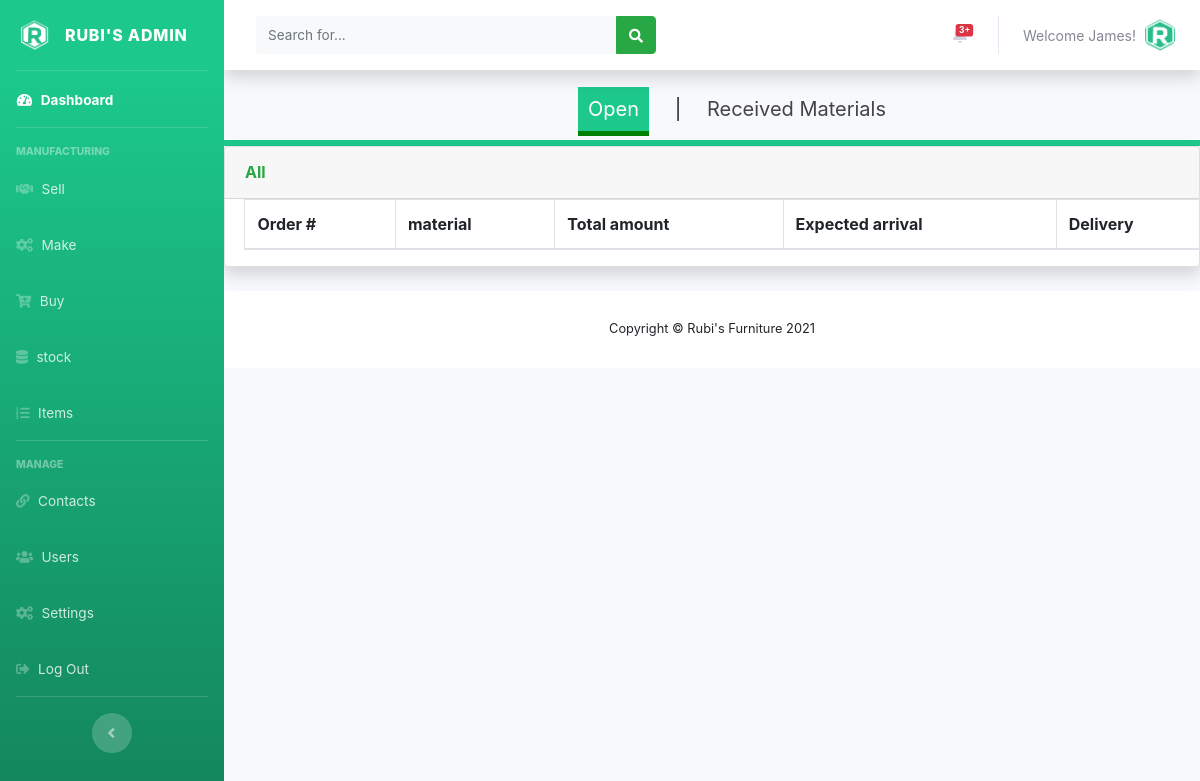
The page /admin/buymaterials.php (signed in) on the database as committed earlier.
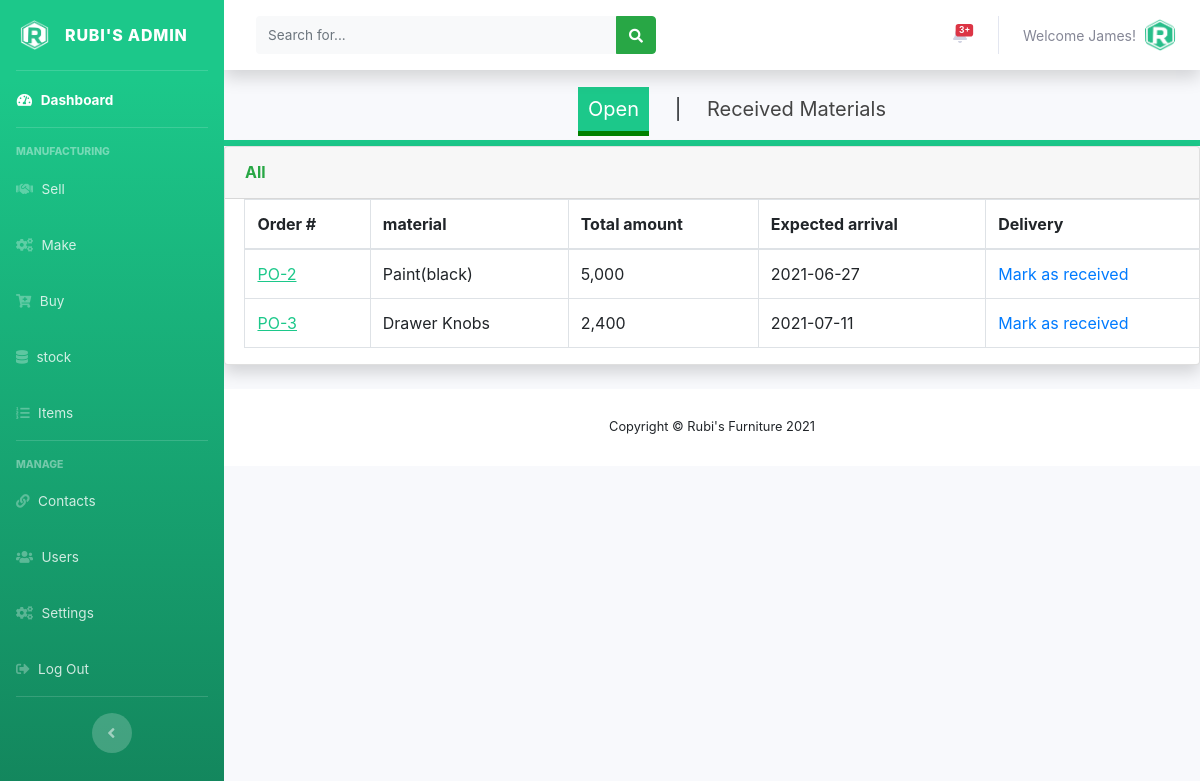
The same page on the database as committed later.
### tables this page shows
CREATE TABLE IF NOT EXISTS `users` (
  `user_id` int(11) NOT NULL AUTO_INCREMENT,
  `full_name` varchar(150) NOT NULL,
  `user_name` varchar(120) NOT NULL,
  `user_password` varchar(250) NOT NULL,
  `email` varchar(120) NOT NULL,
  `role` int(10) NOT NULL,
  `date_created` timestamp NOT NULL DEFAULT CURRENT_TIMESTAMP,
  PRIMARY KEY (`user_id`),
  KEY `role` (`role`)
);

CREATE TABLE IF NOT EXISTS `tbl_buy_materials` (
  `id` int(11) NOT NULL AUTO_INCREMENT,
  `material_id` int(11) NOT NULL,
  `buy_quantity` int(11) NOT NULL,
  `arrival_date` date NOT NULL,
  `status` int(11) NOT NULL DEFAULT '0',
  PRIMARY KEY (`id`)
);

CREATE TABLE IF NOT EXISTS `tbl_materials` (
  `id` int(11) NOT NULL AUTO_INCREMENT,
  `material_name` varchar(150) NOT NULL,
  `material_code` varchar(150) NOT NULL,
  `category` int(11) NOT NULL,
  `default_supplier` int(11) NOT NULL,
  `purchase_price` float NOT NULL,
  `date_created` timestamp NOT NULL DEFAULT CURRENT_TIMESTAMP,
  PRIMARY KEY (`id`)
);

### admin/buymaterials.php (the view, shortened to what this page needs)
<?php
include('../includes/config.php');
if (empty($_SESSION['user_id'])){
  header('Location: ../index.php');
}
else{
  include('includes/header.php');
  include('includes/navbar.php');
  include('includes/topbar.php');
  ?>
  <div class="nav1">
    <ul>
      <li><a href="buymaterials.php" class="active1" style="color:#FFFFFF;  background: #1cc88a;">Open</a></li>
      <li>|</li>
      <li><a href="receivedmaterials.php">Received Materials</a></li>
    </ul>
  </div>
  <div class="card shadow mb-4">
    <div class="card-header py-3">
      <h6 class="m-0 font-weight-bold text-success">All</h6>
    </div>
    <div class="table-responsive">
      <?php
      $sql = "SELECT tbl_buy_materials.*, tbl_materials.material_name, tbl_materials.purchase_price, tbl_stock_material.in_stock FROM tbl_buy_materials INNER JOIN tbl_materials ON tbl_buy_materials.material_id = tbl_materials.id INNER JOIN tbl_stock_material ON tbl_buy_materials.material_id = tbl_stock_material.material_name WHERE tbl_buy_materials.status = 0";
      $querry=$dbconn->prepare($sql);
      $querry->execute();
      $rows = $querry->fetchAll(PDO::FETCH_OBJ);
      $count = $querry->rowCount();
      $cnt = 1;?>
      <table class="table table-bordered" id="dataTable" width="100%" cellspacing="0">
        <thead>
          <tr>
            <th>Order #</th>
            <th>material</th>
            <th>Total amount</th>
            <th>Expected arrival</th>
            <th>Delivery</th>
          </tr>
        </thead>
        <tbody>
          <?php if($count > 0)
          {
            foreach($rows as $row) {
              ?>
              <tr>
                <td><a onclick="modalFunction('<?php echo($row->material_name);?>', '<?php echo($row->buy_quantity);?>', '<?php echo($row->in_stock);?>')" href="#" class="prod" style="color: #1cc88a;"><?php echo htmlentities("PO-".$row->id);?></a></td>
                <td><?php echo htmlentities($row->material_name);?></td>
                <td><?php echo htmlentities(number_format($row->buy_quantity * $row->purchase_price));?></td>
                <td><?php echo htmlentities($row->arrival_date);?></td>
                <td><a onclick="return confirm('mark as received?')" href="buymaterials.php?r_id=<?php echo($row->id);?>">Mark as received</a></td>
              </tr>
            <?php }}?>
          </tbody>
        </table>
      </div>
    </div>
    <?php
    include('includes/footer.php');
  }?>

### admin/includes/topbar.php (shortened to what this page needs)
<div id="content-wrapper" class="d-flex flex-column">
  <div id="content">
    <nav class="navbar navbar-expand navbar-light bg-white topbar mb-4 static-top shadow">
      <form
      class="d-none d-sm-inline-block form-inline mr-auto ml-md-3 my-2 my-md-0 mw-100 navbar-search">
      <div class="input-group">
        <input type="text" class="form-control bg-light border-0 small" placeholder="Search for..."
        aria-label="Search" aria-describedby="basic-addon2">
        <div class="input-group-append">
          <button class="btn btn-success" type="button">
            <i class="fas fa-search fa-sm"></i>
          </button>
        </div>
      </div>
    </form>
    <ul class="navbar-nav ml-auto">
  <li class="nav-item dropdown no-arrow mx-1">
    <a class="nav-link dropdown-toggle" href="#" id="alertsDropdown" role="button"
    data-toggle="dropdown" aria-haspopup="true" aria-expanded="false">
    <span class="badge badge-danger badge-counter">3+</span>
  </a>
</li>
<li class="nav-item dropdown no-arrow">
  <a class="nav-link dropdown-toggle" href="#" id="userDropdown" role="button"
  data-toggle="dropdown" aria-haspopup="true" aria-expanded="false">
  <?php
  $staff_id = $_SESSION['user_id'];
  $sql = "SELECT user_name FROM users WHERE user_id = :staff_id";
  $querry=$dbconn->prepare($sql);
  $querry->bindParam(':staff_id', $staff_id, PDO::PARAM_INT);
  $querry->execute();
  $rows = $querry->fetchAll(PDO::FETCH_ASSOC);
  $count = $querry->rowCount();
  if($count > 0)
  {
    foreach($rows as $row) {?>
      <span class="mr-2 d-none d-lg-inline text-gray-600 small"><?php echo htmlentities('Welcome'."  ".$row['user_name'].'!') ?></span>
    <?php }
  }?>
  <img class="img-profile rounded-circle"
  src="../assets/img/logo/rubi_icon.png">
</a>
</li>
</ul>
</nav>

Rows that differ between the two databases and show on the page:
added tbl_buy_materials: id "PO-2", material.material_name "Paint(black)", $row->buy_quantity*$row->purchase_price "5,000", arrival_date "2021-06-27"
added tbl_buy_materials: id "PO-3", material.material_name "Drawer Knobs", $row->buy_quantity*$row->purchase_price "2,400", arrival_date "2021-07-11"
